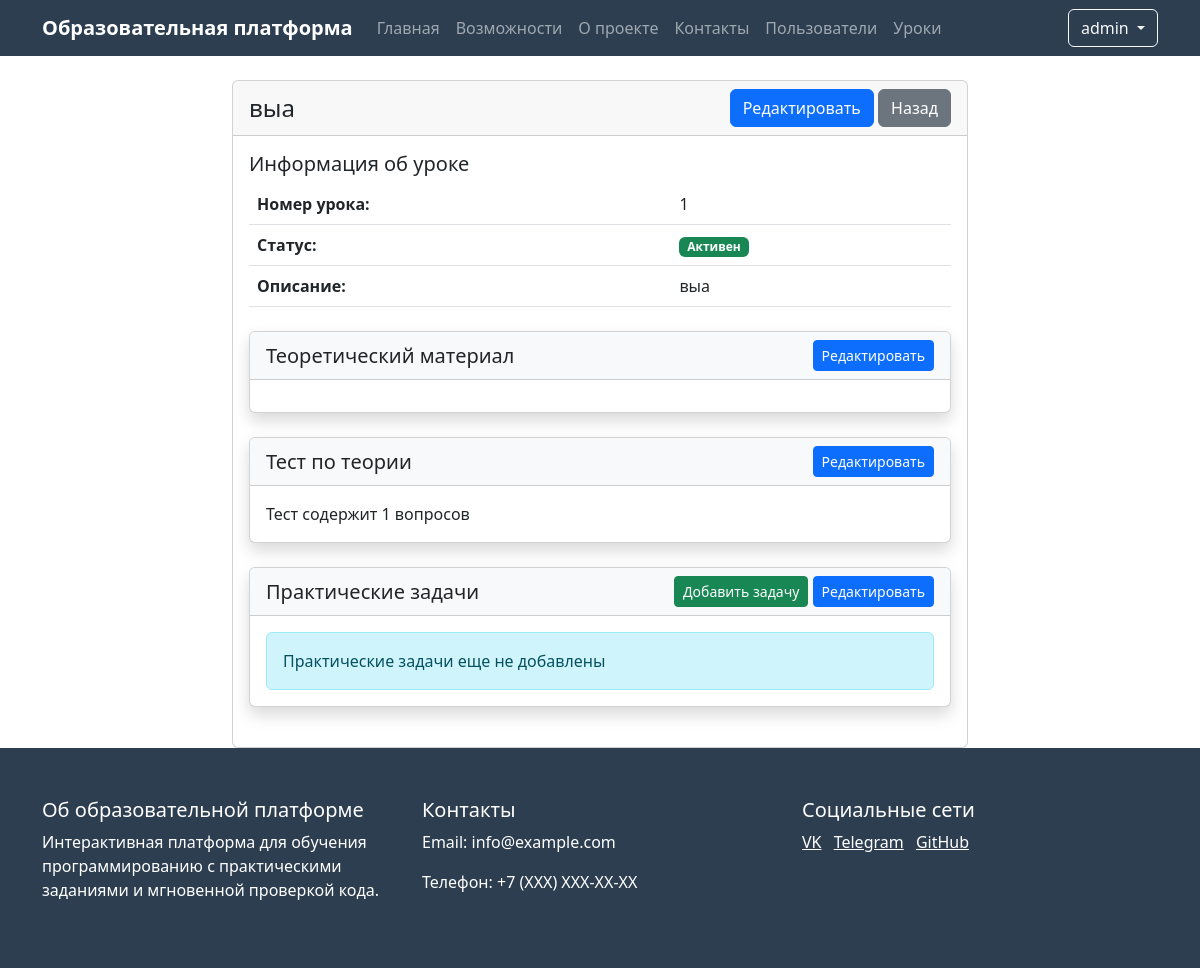
/admin/lessons/1 (signed in), run on the app's committed database.
### app.py (models this page shows, shortened)
class User(UserMixin, db.Model):
    id = db.Column(db.Integer, primary_key=True)
    name = db.Column(db.String(100), nullable=False)
    username = db.Column(db.String(80), unique=True, nullable=False)
    email = db.Column(db.String(120), unique=True, nullable=False)
    password_hash = db.Column(db.String(128))
    is_admin = db.Column(db.Boolean, default=False)
    created_at = db.Column(db.DateTime, default=db.func.now())
    last_login = db.Column(db.DateTime)
    is_active = db.Column(db.Boolean, default=True)

class Lesson(db.Model):
    id = db.Column(db.Integer, primary_key=True)
    order_number = db.Column(db.Integer, unique=True, nullable=False)
    title = db.Column(db.String(200), nullable=False)
    description = db.Column(db.Text)
    is_active = db.Column(db.Boolean, default=True)
    created_at = db.Column(db.DateTime, default=db.func.now())
    theory_content = db.Column(db.Text)
    theory_test = db.relationship('TheoryTest', backref='lesson', uselist=False)
    practice_tasks = db.relationship('PracticeTask', backref='lesson', lazy=True)

### app.py (the view)
@app.route('/admin/lessons/<int:lesson_id>')
@login_required
def view_lesson(lesson_id):
    if not current_user.is_admin:
        abort(403)
    lesson = Lesson.query.get_or_404(lesson_id)
    return render_template('view_lesson.html', lesson=lesson)

### app.py (called while the page is built)
@login_manager.user_loader
def load_user(user_id):
    return User.query.get(int(user_id))

### templates/view_lesson.html (shortened to what this page needs)
{% extends "base.html" %}
{% block content %}
<div class="container mt-4">
    <div class="row">
        <div class="col-md-8 offset-md-2">
            <div class="card">
                <div class="card-header d-flex justify-content-between align-items-center">
                    <h4 class="mb-0">{{ lesson.title }}</h4>
                    <div>
                        <a href="{{ url_for('edit_lesson', lesson_id=lesson.id) }}" class="btn btn-primary">
                             Редактировать
                        </a>
                        <a href="{{ url_for('lesson_list') }}" class="btn btn-secondary">
                             Назад
                        </a>
                    </div>
                </div>
                <div class="card-body">
                    <div class="mb-4">
                        <h5>Информация об уроке</h5>
                        <table class="table">
                            <tr>
                                <th>Номер урока:</th>
                                <td>{{ lesson.order_number }}</td>
                            </tr>
                            <tr>
                                <th>Статус:</th>
                                <td>
                                    {% if lesson.is_active %}
                                        <span class="badge bg-success">Активен</span>
                                    {% else %}
                                        <span class="badge bg-danger">Неактивен</span>
                                    {% endif %}
                                </td>
                            </tr>
                            <tr>
                                <th>Описание:</th>
                                <td>
                                    <div class="description-view" onclick="toggleDescriptionEdit(this)">
                                        {% if lesson.description %}
                                            {{ lesson.description }}
                                        {% else %}
                                            <span class="text-muted">Описание не добавлено</span>
                                        {% endif %}
                                    </div>
                                </td>
                            </tr>
                        </table>
                    </div>
                    <div class="card shadow mb-4">
                        <div class="card-header bg-light">
                            <div class="d-flex justify-content-between align-items-center">
                                <h5 class="mb-0">Теоретический материал</h5>
                                <div>
                                    {% if not lesson.theory_content %}
                                        <a href="{{ url_for('add_theory', lesson_id=lesson.id) }}" class="btn btn-success btn-sm">
                                            <i class="bi bi-plus-circle"></i> Добавить материал
                                        </a>
                                    {% else %}
                                        <a href="{{ url_for('edit_theory', lesson_id=lesson.id) }}" class="btn btn-primary btn-sm">
                                             Редактировать
                                        </a>
                                    {% endif %}
                                </div>
                            </div>
                        </div>
                        <div class="card-body">
                        </div>
                    </div>
                    <div class="card shadow mb-4">
                        <div class="card-header bg-light">
                            <div class="d-flex justify-content-between align-items-center">
                                <h5 class="mb-0">Тест по теории</h5>
                                <div>
                                    {% if lesson.theory_test %}
                                        <a href="{{ url_for('edit_theory_test', lesson_id=lesson.id) }}" class="btn btn-primary btn-sm">
                                             Редактировать
                                        </a>
                                    {% endif %}
                                </div>
                            </div>
                        </div>
                        <div class="card-body">
                            {% if lesson.theory_test %}
                                <div class="d-flex justify-content-between align-items-center">
                                    <p class="mb-0">Тест содержит {{ lesson.theory_test.questions|length }} вопросов</p>
                                </div>
                            {% else %}
                                <div class="alert alert-info mb-0">
                                    Тест по теории еще не создан
                                </div>
                            {% endif %}
                        </div>
                    </div>
                    <div class="card shadow mb-4">
                        <div class="card-header bg-light">
                            <div class="d-flex justify-content-between align-items-center">
                                <h5 class="mb-0">Практические задачи</h5>
                                <div>
                                    <a href="{{ url_for('add_practice_task', lesson_id=lesson.id) }}" class="btn btn-success btn-sm">
                                         Добавить задачу
                                    </a>
                                    <a href="{{ url_for('edit_practice_tasks', lesson_id=lesson.id) }}" class="btn btn-primary btn-sm">
                                         Редактировать
                                    </a>
                                </div>
                            </div>
                        </div>
                        <div class="card-body">
                            {% if lesson.practice_tasks %}
                                <div class="d-flex justify-content-between align-items-center">
                                    <p class="mb-0">Добавлено {{ lesson.practice_tasks|length }} задач</p>
                                    <a href="{{ url_for('practice_tasks', lesson_id=lesson.id) }}" class="btn btn-outline-primary btn-sm">
                                        <i class="bi bi-play-circle"></i> Начать практику
                                    </a>
                                </div>
                            {% else %}
                                <div class="alert alert-info mb-0">
                                    Практические задачи еще не добавлены
                                </div>
                            {% endif %}
                        </div>
                    </div>
                </div>
            </div>
        </div>
    </div>
</div>
{% endblock %}

### templates/base.html (shortened to what this page needs)
<!DOCTYPE html>
<html lang="ru">
<head>
    <link href="https://cdn.jsdelivr.net/npm/bootstrap@5.3.0/dist/css/bootstrap.min.css" rel="stylesheet">
</head>
<body>
    <nav class="navbar navbar-expand-lg navbar-dark">
        <div class="container">
            <a class="navbar-brand" href="{{ url_for('index') }}">Образовательная платформа</a>
            <div class="collapse navbar-collapse" id="navbarNav">
                <ul class="navbar-nav me-auto">
                    <li class="nav-item">
                        <a class="nav-link" href="{{ url_for('index') }}">Главная</a>
                    </li>
                    <li class="nav-item">
                        <a class="nav-link" href="#features">Возможности</a>
                    </li>
                    <li class="nav-item">
                        <a class="nav-link" href="#about">О проекте</a>
                    </li>
                    <li class="nav-item">
                        <a class="nav-link" href="#contact">Контакты</a>
                    </li>
                    {% if current_user.is_admin %}
                        <li class="nav-item">
                            <a class="nav-link" href="{{ url_for('user_list') }}">Пользователи</a>
                        </li>
                        <li class="nav-item">
                            <a class="nav-link" href="{{ url_for('lesson_list') }}">Уроки</a>
                        </li>
                    {% endif %}
                </ul>
                <div class="d-flex">
                    {% if current_user.is_authenticated %}
                        <div class="dropdown">
                            <button class="btn btn-outline-light dropdown-toggle" type="button" id="userMenu" data-bs-toggle="dropdown">
                                {{ current_user.username }}
                            </button>
                        </div>
                    {% else %}
                        <a href="{{ url_for('login') }}" class="btn btn-outline-light me-2">Войти</a>
                    {% endif %}
                </div>
            </div>
        </div>
    </nav>
    {% block content %}{% endblock %}
    <footer class="footer">
        <div class="container">
            <div class="row">
                <div class="col-md-4">
                    <h5>Об образовательной платформе</h5>
                    <p>Интерактивная платформа для обучения программированию с практическими заданиями и мгновенной проверкой кода.</p>
                </div>
                <div class="col-md-4">
                    <h5>Контакты</h5>
                    <p>Email: info@example.com</p>
                    <p>Телефон: +7 (XXX) XXX-XX-XX</p>
                </div>
                <div class="col-md-4">
                    <h5>Социальные сети</h5>
                    <a href="#" class="text-white me-2">VK</a>
                    <a href="#" class="text-white me-2">Telegram</a>
                    <a href="#" class="text-white">GitHub</a>
                </div>
            </div>
        </div>
    </footer>
</body>
</html>

### templates/base.html (style rules this page uses)
.navbar { background-color: #2c3e50; }
.navbar-brand { font-weight: bold; }
.footer { background-color: #2c3e50; color: white; padding: 50px 0; }

### templates/view_lesson.html (style rules this page uses)
.description-view { cursor: pointer; }

### data on the page
User: username "admin"
Lesson: title "выа", order_number "1", description "выа"

### other printed values
{{ lesson.theory_test.questions|length }} "1"
